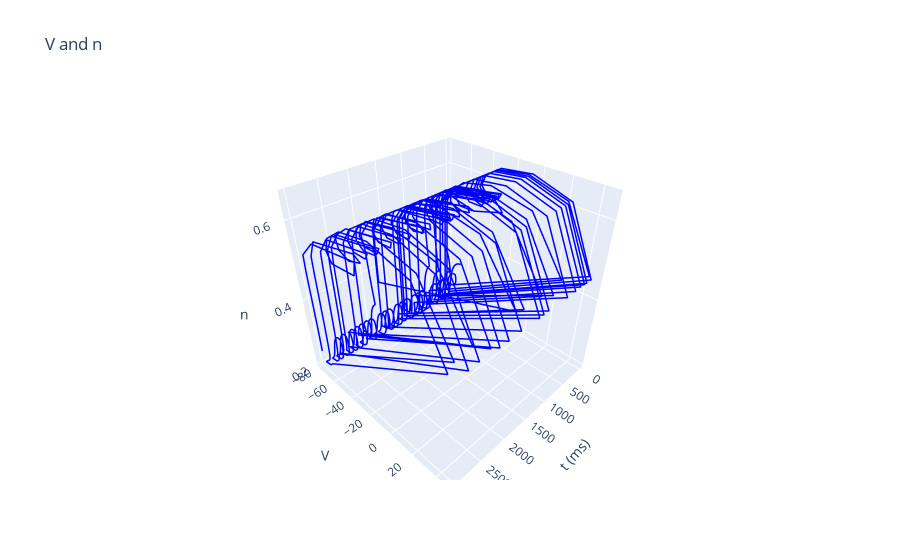
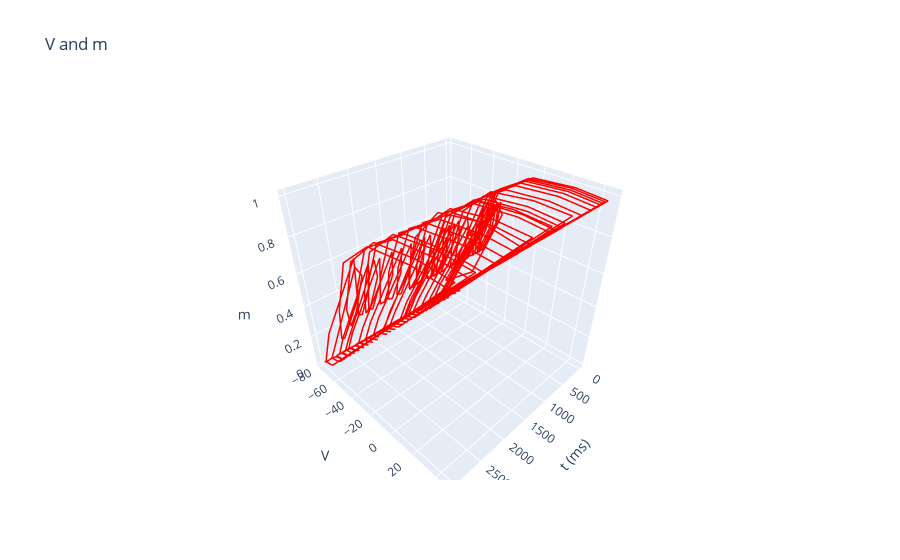
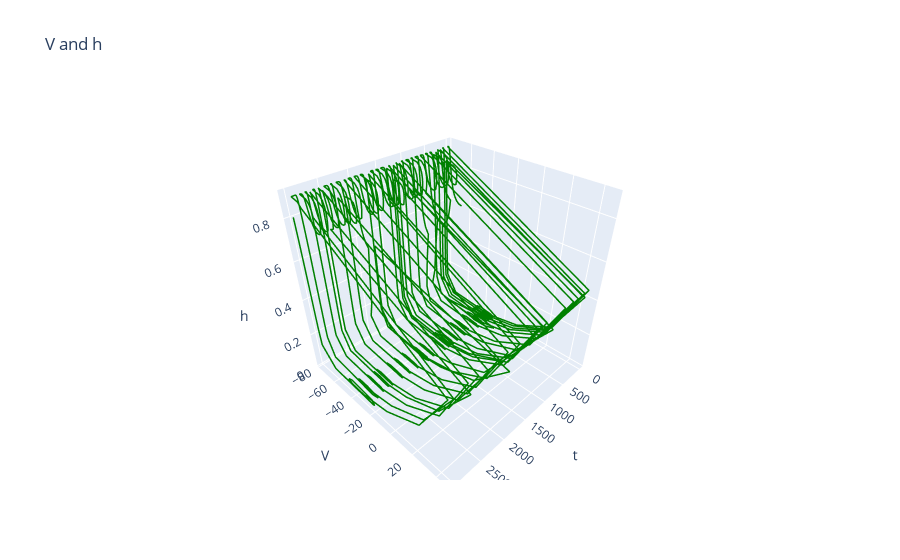

Source (notebook cell) for these figures, in order:
### Code cell
model.plot_phases(0, 3000)

### Figure 1 — Plotly figure (JSON) as saved in the notebook; plotly's stock layout.template omitted (floating-point values rounded to 4 significant figures; data arrays with more than 128 entries replaced by an {"elided": "..."} marker saying what was removed)
{"data": [{"line": {"color": "blue", "width": 3}, "mode": "lines", "type": "scatter3d", "x": {"elided": "3000 int values"}, "y": {"elided": "3000 float values"}, "z": {"elided": "3000 float values"}}], "layout": {"scene": {"xaxis": {"title": {"text": "t (ms)"}}, "yaxis": {"title": {"text": "V"}}, "zaxis": {"title": {"text": "n"}}}, "title": {"text": "V and n"}}}

### Figure 2 — Plotly figure (JSON) as saved in the notebook; plotly's stock layout.template omitted (floating-point values rounded to 4 significant figures; data arrays with more than 128 entries replaced by an {"elided": "..."} marker saying what was removed)
{"data": [{"line": {"color": "red", "width": 3}, "mode": "lines", "type": "scatter3d", "x": {"elided": "3000 int values"}, "y": {"elided": "3000 float values"}, "z": {"elided": "3000 float values"}}], "layout": {"scene": {"xaxis": {"title": {"text": "t (ms)"}}, "yaxis": {"title": {"text": "V"}}, "zaxis": {"title": {"text": "m"}}}, "title": {"text": "V and m"}}}

### Figure 3 — Plotly figure (JSON) as saved in the notebook; plotly's stock layout.template omitted (floating-point values rounded to 4 significant figures; data arrays with more than 128 entries replaced by an {"elided": "..."} marker saying what was removed)
{"data": [{"line": {"color": "green", "width": 3}, "mode": "lines", "type": "scatter3d", "x": {"elided": "3000 int values"}, "y": {"elided": "3000 float values"}, "z": {"elided": "3000 float values"}}], "layout": {"scene": {"xaxis": {"title": {"text": "t"}}, "yaxis": {"title": {"text": "V"}}, "zaxis": {"title": {"text": "h"}}}, "title": {"text": "V and h"}}}
